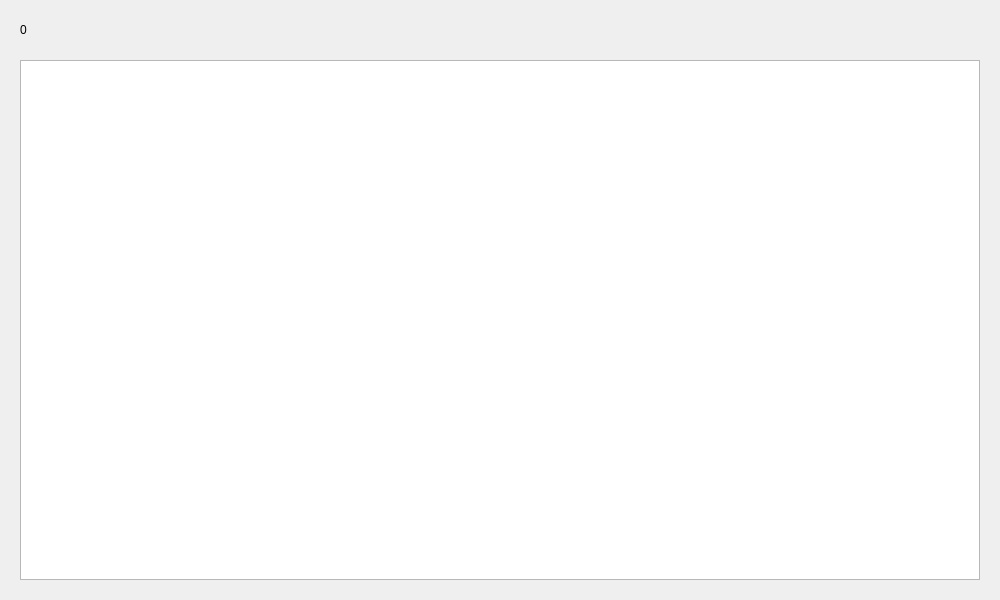
<?xml version="1.0" encoding="UTF-8"?>
<ui version="4.0">
 <class>showView_ofSql</class>
 <widget class="QDialog" name="showView_ofSql">
  <property name="geometry">
   <rect>
    <x>0</x>
    <y>0</y>
    <width>1000</width>
    <height>600</height>
   </rect>
  </property>
  <property name="windowTitle">
   <string>Dialog</string>
  </property>
  <widget class="QLabel" name="lab_info">
   <property name="geometry">
    <rect>
     <x>20</x>
     <y>10</y>
     <width>960</width>
     <height>40</height>
    </rect>
   </property>
   <property name="styleSheet">
    <string notr="true">font: 18pt &quot;华文楷体&quot;;</string>
   </property>
   <property name="text">
    <string>0</string>
   </property>
  </widget>
  <widget class="QTableView" name="tableView">
   <property name="geometry">
    <rect>
     <x>20</x>
     <y>60</y>
     <width>960</width>
     <height>520</height>
    </rect>
   </property>
  </widget>
 </widget>
 <resources/>
 <connections/>
</ui>
